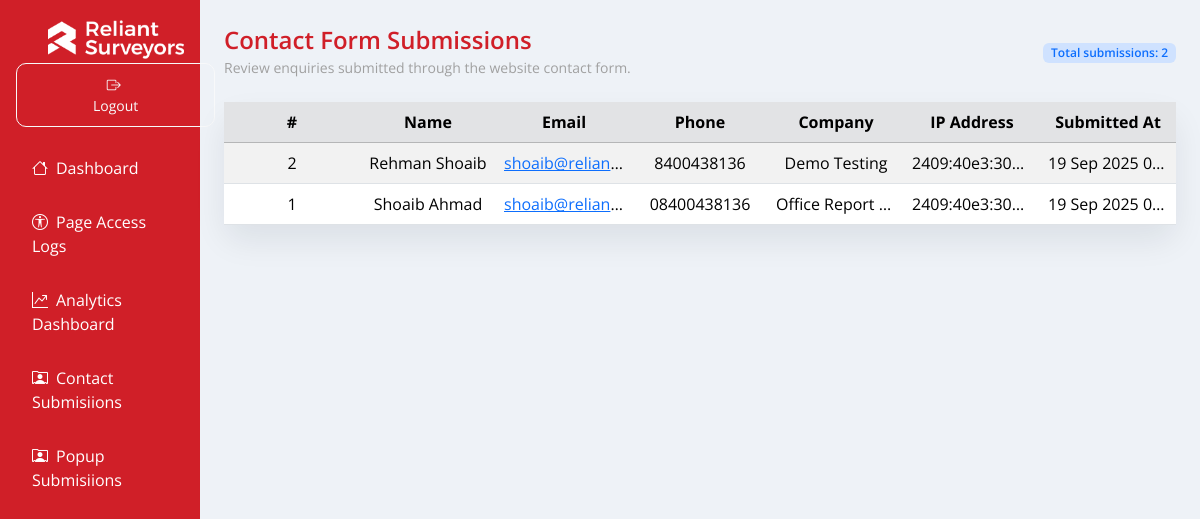
The page /contact_form_submissions.php (signed in) on the database as committed earlier.
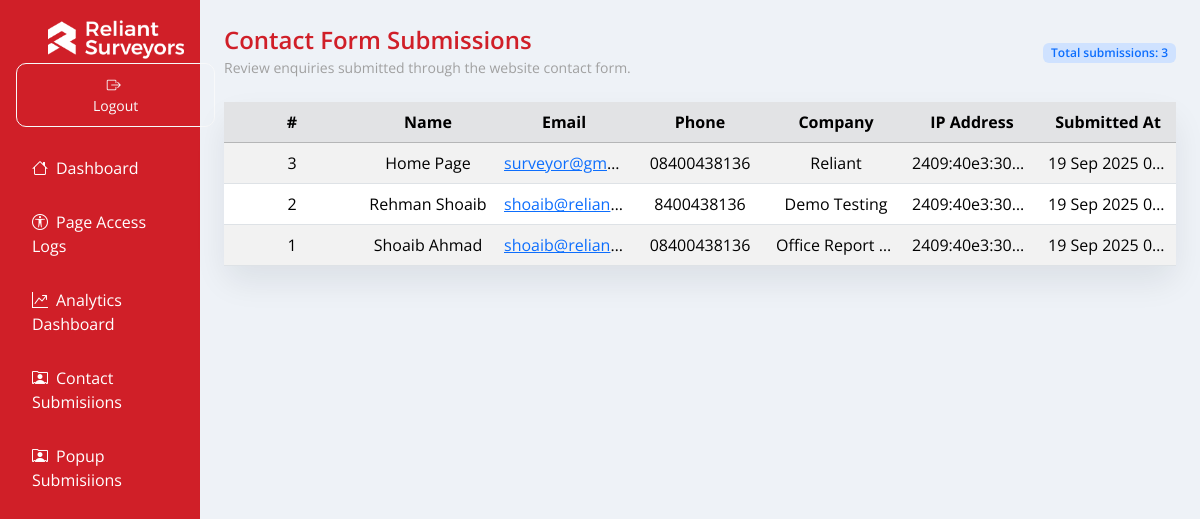
The same page on the database as committed later.
### tables this page shows
CREATE TABLE `enquiries` (
  `id` int(11) NOT NULL,
  `name` varchar(100) DEFAULT NULL,
  `email` varchar(100) DEFAULT NULL,
  `phone` varchar(20) DEFAULT NULL,
  `company` varchar(150) DEFAULT NULL,
  `ip_address` varchar(45) DEFAULT NULL,
  `created_at` timestamp NULL DEFAULT current_timestamp()
);

### contact_form_submissions.php (the view, shortened to what this page needs)
<?php
require_once __DIR__ . '/includes/render.php';
$pdo = db();
$submissions = [];
$error = null;
try {
  $stmt = $pdo->query(
    'SELECT id, name, email, phone, company, ip_address, created_at FROM enquiries ORDER BY created_at DESC'
  );
  $submissions = $stmt->fetchAll();
} catch (Throwable $e) {
  $error = 'Unable to load contact form submissions at this time.';
}
$totalSubmissions = count($submissions);
render_head('Contact Form Submissions');
echo '<div class="container-fluid layout">';
echo '<div class="row g-0">';
render_sidebar('contac-form');
?>
<main class="col-12 col-md-9 col-lg-10 content">
  <div class="d-flex flex-column flex-lg-row align-items-lg-center justify-content-between gap-3 mb-4">
    <div>
      <h2 class="title-heading">Contact Form Submissions</h2>
      <p class="para mb-0">Review enquiries submitted through the website contact form.</p>
    </div>
    <div class="text-lg-end">
      <span class="badge bg-primary-subtle text-primary fw-semibold">Total submissions: <?= number_format($totalSubmissions) ?></span>
    </div>
  </div>
  <?php if ($error): ?>
    <div class="alert alert-warning" role="alert">
      <?= htmlspecialchars($error, ENT_QUOTES, 'UTF-8') ?>
    </div>
  <?php elseif (!$submissions): ?>
    <div class="alert alert-info" role="alert">
      No contact form submissions found.
    </div>
  <?php else: ?>
    <div class="box">
      <div class="table-responsive">
        <table class="table table-striped table-hover align-middle mb-0">
          <thead class="table-secondary">
            <tr>
              <th scope="col">#</th>
              <th scope="col">Name</th>
              <th scope="col">Email</th>
              <th scope="col">Phone</th>
              <th scope="col">Company</th>
              <th scope="col">IP Address</th>
              <th scope="col">Submitted At</th>
            </tr>
          </thead>
          <tbody>
            <?php foreach ($submissions as $submission): ?>
              <?php
                $createdAt = $submission['created_at'] ?? '';
                $createdAtFormatted = '—';
                if ($createdAt) {
                  try {
                    $createdAtFormatted = (new DateTime($createdAt))->format('d M Y H:i');
                  } catch (Throwable $e) {
                    $createdAtFormatted = (string)$createdAt;
                  }
                }
              ?>
              <tr>
                <td><?= (int)$submission['id'] ?></td>
                <td><?= htmlspecialchars((string)($submission['name'] ?? ''), ENT_QUOTES, 'UTF-8') ?></td>
                <td>
                  <?php if (!empty($submission['email'])): ?>
                    <a href="mailto:<?= htmlspecialchars($submission['email'], ENT_QUOTES, 'UTF-8') ?>">
                      <?= htmlspecialchars($submission['email'], ENT_QUOTES, 'UTF-8') ?>
                    </a>
                  <?php else: ?>
                    <span class="text-muted">—</span>
                  <?php endif; ?>
                </td>
                <td><?= htmlspecialchars((string)($submission['phone'] ?? '—'), ENT_QUOTES, 'UTF-8') ?></td>
                <td><?= htmlspecialchars((string)($submission['company'] ?? '—'), ENT_QUOTES, 'UTF-8') ?></td>
                <td><?= htmlspecialchars((string)($submission['ip_address'] ?? '—'), ENT_QUOTES, 'UTF-8') ?></td>
                <td><?= htmlspecialchars($createdAtFormatted, ENT_QUOTES, 'UTF-8') ?></td>
              </tr>
            <?php endforeach; ?>
          </tbody>
        </table>
      </div>
    </div>
  <?php endif; ?>
</main>
<?php
echo '</div>';
echo '</div>';
render_footer();

### includes/render.php (shortened to what this page needs)
<?php
function render_head(string $title, string $bodyClass = ''): void
{
  $csrf = htmlspecialchars(csrf_token(), ENT_QUOTES, 'UTF-8');
  $bodyAttr = $bodyClass !== ''
    ? ' class="' . htmlspecialchars($bodyClass, ENT_QUOTES, 'UTF-8') . '"'
    : '';
  echo <<<HTML
<!DOCTYPE html>
<html lang="en">
<head>
  <meta charset="UTF-8">
  <title>{$title}</title>
  <meta name="viewport" content="width=device-width, initial-scale=1.0"/>
  <meta name="csrf-token" content="{$csrf}">
  <link rel="shortcut icon" href="assets/images/favicon.png" type="image/x-icon">
  <link href="https://cdn.jsdelivr.net/npm/bootstrap@5.3.2/dist/css/bootstrap.min.css" rel="stylesheet">
  <link href="https://cdn.jsdelivr.net/npm/bootstrap-icons@1.11.3/font/bootstrap-icons.min.css" rel="stylesheet">
  <link rel="stylesheet" href="assets/css/style.css">
  <link rel="stylesheet" href="assets/css/custom.css">
</head>
<body{$bodyAttr}>
HTML;
}
function render_sidebar(string $active): void
{
  $items = [
    'home'      => ['href' => 'index.php', 'icon' => 'bi-house',     'label' => 'Dashboard'],
    'logs'      => ['href' => 'page_access_logs.php', 'icon' => 'bi-universal-access-circle',       'label' => 'Page Access Logs'],
    'analytics' => ['href' => 'analytics_dashboard.php', 'icon' => 'bi-graph-up-arrow', 'label' => 'Analytics Dashboard'],
    'contact-form' => ['href' => 'contact_form_submissions.php', 'icon' => 'bi-person-rolodex', 'label' => 'Contact Submisiions'],
    'popup-form' => ['href' => 'popup_form_submissions.php', 'icon' => 'bi-person-rolodex', 'label' => 'Popup Submisiions'],
  ];
  echo '<aside class="col-12 col-md-3 col-lg-2 sidebar p-3">';
  echo '<div class="mb-2 pb-2">';
  echo '<img src="assets/images/logo.webp" alt="" class="logo">';
  echo '<form method="post" class="mb-0 logoutform">';
  echo '<button class="btn btn-outline-light btn-sm" name="logout" title="Logout">';
  echo '<i class="bi bi-box-arrow-right me-1"></i>Logout';
  echo '</button>';
  echo '</form>';
  echo '</div>';
  echo '<nav class="nav flex-column gap-1">';
  foreach ($items as $key => $item) {
    $isActive = $key === $active ? ' active' : '';
    $icon = htmlspecialchars($item['icon'], ENT_QUOTES, 'UTF-8');
    $href = htmlspecialchars($item['href'], ENT_QUOTES, 'UTF-8');
    $label = htmlspecialchars($item['label'], ENT_QUOTES, 'UTF-8');
    printf('<a href="%s" class="nav-link%s"><i class="bi %s me-2"></i>%s</a>', $href, $isActive, $icon, $label);
  }
  echo '</nav>';
  echo '</aside>';
}
function render_footer(bool $includeECharts = false, bool $includeChartJs = false, bool $includeChartJsExtras = false): void
{
  echo '</body></html>';
}

### assets/css/style.css (style rules this page uses)
body { background: #eef2f7; font-family: "Open Sans", sans-serif; color: #d01f28; }
.layout { min-height: 100vh; padding: 0; }
.sidebar { min-height: 100vh; background: #d01f28; color: #cbd5e1; }
.sidebar .nav-link { color: #fff; border-radius: 10px; font-weight: 400; margin: 5px 0; }
.content { padding: 24px; }
.box { background: #ffffff; border-radius: 16px; box-shadow: 0 16px 32px rgba(15, 23, 42, 0.08); }
.table td, .table th { vertical-align: middle; }

### assets/css/custom.css (style rules this page uses)
.logo { width: 200px; }
.content .title-heading { font-size: 24px; font-weight: 600; line-height: 1.3; margin-bottom: 2px; }
.content .para { font-size: 14px; margin-bottom: 10px; color: #a0a0a0; }
table { table-layout: fixed; width: 100%; border-collapse: collapse; }
table th, table td { width: auto; text-align: center; padding: 8px 12px; white-space: nowrap; overflow: hidden; text-overflow: ellipsis; }
.logoutform button { padding: 10px 76px; border-radius: 10px; }

Rows that differ between the two databases and show on the page:
added enquiries: id "3", name "Home Page", email "surveyor@gm…", phone "08400438136", company "Reliant", ip_address "2409:40e3:30…", created_at "19 Sep 2025 0…"
Other text that changed with them:
$totalSubmissions: "2" → "3"
